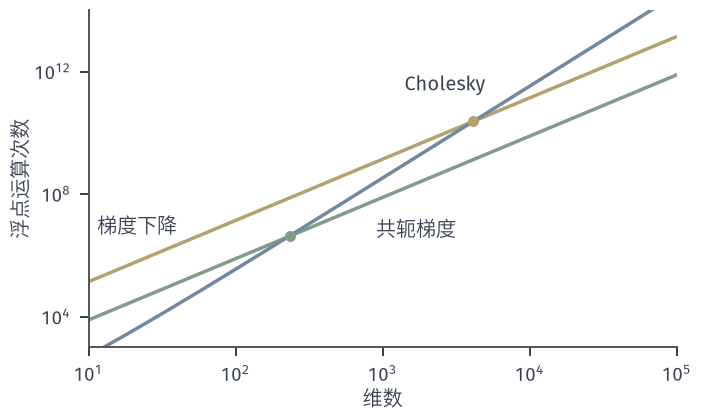

Write Python code to recreate this figure.
from pathlib import Path
import sys
ROOT = next(p for p in Path(__file__).resolve().parents if (p/'build.sh').is_file() and (p/'tex/book.tex').is_file())
sys.path.insert(0, str(ROOT/'figures/00-shared/mathematical-preliminaries-upper/00-shared/comprehension-figures'))
from support import figure, save, BLUE, GREEN, YELLOW, RED, PURPLE, INK, MUTED, GRID, BLUE_FILL, GREEN_FILL, YELLOW_FILL, RED_FILL, PURPLE_FILL
import numpy as np
HERE = Path(__file__).resolve().parent
STROKE = '#4C4D4F'
def panel(fig, left, right, top, bottom, wspace=.25, hspace=.25):
    fig.set_layout_engine(None)
    fig.subplots_adjust(left=left, right=right, top=top, bottom=bottom, wspace=wspace, hspace=hspace)
def tags(fig, axes, y=.015):
    for ax, s in zip(axes, ('(a)', '(b)', '(c)', '(d)')):
        p = ax.get_position(); fig.text((p.x0+p.x1)/2, y, s, ha='center', va='bottom')
# 贯穿本章的例子：f(x)=(x1^2+9x2^2)/2，x0=(9,1)，L=9，mu=1。
H = np.diag([1., 9.])
def f2(X, Y): return .5*(X**2 + 9*Y**2)
def grad(x): return H@x
def fv(x): return .5*x@H@x
x0 = np.array([9., 1.])

kappa=100.; eps=1e-6
Tgd=np.ceil(kappa/2*np.log(1/eps)); Tcg=np.ceil(np.sqrt(kappa)/4*np.log(4/eps))
n=np.logspace(1,5,300)
fig, ax = figure(width_mm=100, height_mm=58)
panel(fig, .125, .955, .975, .155)
ax.loglog(n,2*n**2*Tgd,color=YELLOW,lw=1.4); ax.loglog(n,2*n**2*Tcg,color=GREEN,lw=1.4); ax.loglog(n,n**3/3+2*n**2,color=BLUE,lw=1.4)
ax.text(40,2*40**2*Tgd*1.8,'梯度下降',ha='right',va='bottom'); ax.text(9e2,2*9e2**2*Tcg/4,'共轭梯度',ha='left',va='top'); ax.text(5e3,5e3**3/3*4,'Cholesky',ha='right',va='bottom')
for x,c in ((3*2*Tgd,YELLOW),(3*2*Tcg,GREEN)):
    ax.plot([x],[x**3/3+2*x**2],'o',ms=4.4,color=c,mew=0,zorder=5)
ax.set_xlim(10,1e5); ax.set_ylim(1e3,1e14); ax.set_xlabel('维数',labelpad=1); ax.set_ylabel('浮点运算次数',labelpad=1); ax.set_xticks([1e1,1e2,1e3,1e4,1e5]); ax.set_yticks([1e4,1e8,1e12]); ax.minorticks_off()
save(fig, HERE, 'figure', {'kappa':kappa,'eps':eps,'T_gd':Tgd,'T_cg':Tcg,'per_iter':'2 n^2','cholesky':'n^3/3+2n^2'})
